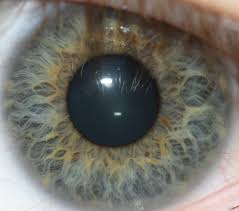
%> input picture iris/code/images.jpg, 239 x 211 px
$ octave Canny_v0.m   (GNU Octave 9; MATLAB toolbox functions it lacks are replaced by stand-ins)
%> lines starting %> are read from the running program, lines starting %| are printed output that depends on the picture
clear all;
clc;

%Input image
img = imread ('images.jpg');
%> img is the input picture: size 211x239x3 uint8; mean R, G, B 111.9, 109.8, 102.2
%Show input image
figure, imshow(img);
img = rgb2gray(img);
%> img: size 211x239 uint8
img = double (img);  %converting in to double precision
%> img: size 211x239 double

%Value for Thresholding for detecting the edges
T_Low = 0.075;
T_High = 0.175;

%Gaussian Filter Coefficient for smoothing the image
B = [2, 4, 5, 4, 2; 4, 9, 12, 9, 4;5, 12, 15, 12, 5;4, 9, 12, 9, 4;2, 4, 5, 4, 2 ];
B = 1/159.* B;

%Convolution of image by Gaussian Coefficient
A=conv2(img, B, 'same');

%Filter for horizontal and vertical direction
KGx = [-1, 0, 1; -2, 0, 2; -1, 0, 1];
KGy = [1, 2, 1; 0, 0, 0; -1, -2, -1];

%Convolution by image by horizontal and vertical filter for canny filter
Filtered_X = conv2(A, KGx, 'same');
Filtered_Y = conv2(A, KGy, 'same');
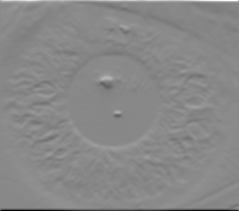
%> Filtered_Y: size 211x239 double; min -865.4, max 753.1, mean 0.8; drawn with min black and max white

%Calculate directions/orientations
arah = atan2 (Filtered_Y, Filtered_X); %four quadrant inverse tangent
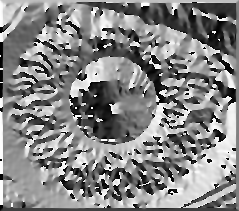
%> arah: size 211x239 double; min -3.14, max 3.14, mean 0.157; drawn with min black and max white
arah = arah*180/pi;

pan=size(A,1);
%> pan = 211
leb=size(A,2);
%> leb = 239

%Adjustment for negative directions, making all directions positive
for i=1:pan
    for j=1:leb
        if (arah(i,j)<0)
            arah(i,j)=360+arah(i,j); %adding the value to make it positive
        end;
    end;
end;
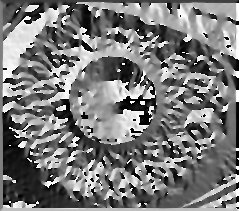
%> arah: size 211x239 double; min 0, max 360, mean 171.5; drawn with min black and max white

arah2=zeros(pan, leb); %creating same sized arah array with zeros

%Adjusting directions to nearest 0, 45, 90, or 135 degree
for i = 1  : pan
    for j = 1 : leb
        if ((arah(i, j) >= 0 ) && (arah(i, j) < 22.5) || (arah(i, j) >= 157.5) && (arah(i, j) < 202.5) || (arah(i, j) >= 337.5) && (arah(i, j) <= 360))
            arah2(i, j) = 0;
        elseif ((arah(i, j) >= 22.5) && (arah(i, j) < 67.5) || (arah(i, j) >= 202.5) && (arah(i, j) < 247.5))
            arah2(i, j) = 45;
        elseif ((arah(i, j) >= 67.5 && arah(i, j) < 112.5) || (arah(i, j) >= 247.5 && arah(i, j) < 292.5))
            arah2(i, j) = 90;
        elseif ((arah(i, j) >= 112.5 && arah(i, j) < 157.5) || (arah(i, j) >= 292.5 && arah(i, j) < 337.5))
            arah2(i, j) = 135;
        end;
    end;
end;
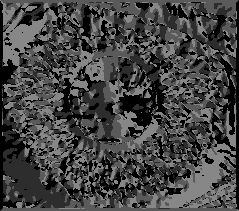
%> arah2: size 211x239 double; min 0, max 135, mean 67.8

figure, imagesc(arah2); colorbar;

%Calculate magnitude
magnitude = (Filtered_X.^2) + (Filtered_Y.^2);
magnitude2 = sqrt(magnitude);

BW = zeros (pan, leb);

%Non-Maximum Supression
for i=2:pan-1
    for j=2:leb-1
        if (arah2(i,j)==0)
            BW(i,j) = (magnitude2(i,j) == max([magnitude2(i,j), magnitude2(i,j+1), magnitude2(i,j-1)]));
        elseif (arah2(i,j)==45)
            BW(i,j) = (magnitude2(i,j) == max([magnitude2(i,j), magnitude2(i+1,j-1), magnitude2(i-1,j+1)]));
        elseif (arah2(i,j)==90)
            BW(i,j) = (magnitude2(i,j) == max([magnitude2(i,j), magnitude2(i+1,j), magnitude2(i-1,j)]));
        elseif (arah2(i,j)==135)
            BW(i,j) = (magnitude2(i,j) == max([magnitude2(i,j), magnitude2(i+1,j+1), magnitude2(i-1,j-1)]));
        end;
    end;
end;
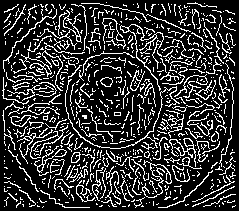
%> BW: size 211x239 double; values 0 (black) and 1 (white), 20.5% white in thin lines or dots

BW = BW.*magnitude2;
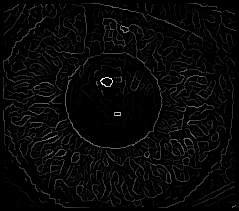
%> BW: size 211x239 double; min 0, max 306.3, mean 9; drawn with min black and max white
figure, imshow(BW);

%Hysteresis Thresholding
T_Low = T_Low * max(max(BW));
%> T_Low = 22.97
T_High = T_High * max(max(BW));
%> T_High = 53.6

T_res = zeros (pan, leb);

for i = 1  : pan
    for j = 1 : leb
        if (BW(i, j) < T_Low)
            T_res(i, j) = 0;
        elseif (BW(i, j) > T_High)
            T_res(i, j) = 1;
        %Using 8-connected components
        elseif ( BW(i+1,j)>T_High || BW(i-1,j)>T_High || BW(i,j+1)>T_High || BW(i,j-1)>T_High || BW(i-1, j-1)>T_High || BW(i-1, j+1)>T_High || BW(i+1, j+1)>T_High || BW(i+1, j-1)>T_High)
            T_res(i,j) = 1;
        end;
    end;
end;
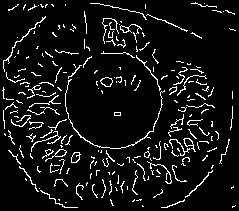
%> T_res: size 211x239 double; values 0 (black) and 1 (white), 7.5% white in thin lines or dots
imshow(T_res);
edge_final = uint8(T_res.*255);
%> edge_final: size 211x239 uint8; 7.5% white in thin lines or dots
%Show final edge detection result
figure, imshow(edge_final);

[coeff,score]=pca(T_res);
reducedDimension = coeff(1:239,1:1);
%> reducedDimension = 239 values, max 0.171 at index 105, min -0.161 at index 58, mean -0.0178
reducedData = T_res* reducedDimension;
%> reducedData = 211 values, max 2.24 at index 54, min -2.42 at index 104, mean -0.458
imshow(reducedData);
